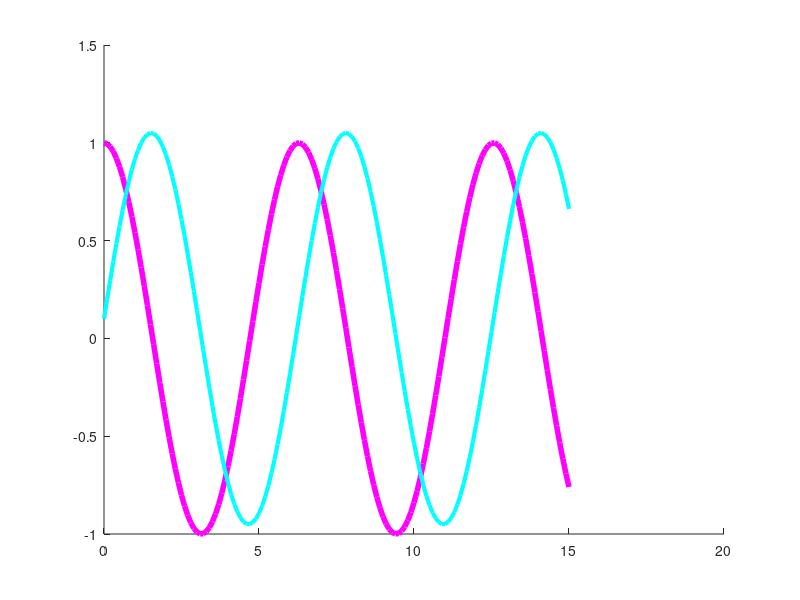

Recreate this plot in MATLAB.
clc;
close all;
clear;


dt = 1/10; % tme step
t = 0:dt:15; % t vector (a row vector)
t = reshape(t,[],1); % transforming t into a column vector. alternatively we could use t = reshape(t,[],1) or t = t'; 

N = length(t);
D1 = (-diag(ones(1,N),-1)+diag(ones(1,N+1),0))/dt;
D1(1,1) = 1; D1(1,2) = 0;



% solving df/dt = g=cos(t) equation assuming f(0)= 1 
f0 = 0;
g = cos(1*t(1:end));

g_tilde = [f0; g];

f = inv(D1)*g_tilde; % alternatively we could use f = D1\A;


figure(1);
hold on;
plot(t(1:end),g,'-m','LineWidth',4);
plot(t,f(2:end),'-c','LineWidth',3);




% second order derivative
D2 = (-2*diag(ones(1,N+1),0)+diag(ones(1,N),1)+diag(ones(1,N),-1))/dt^2;